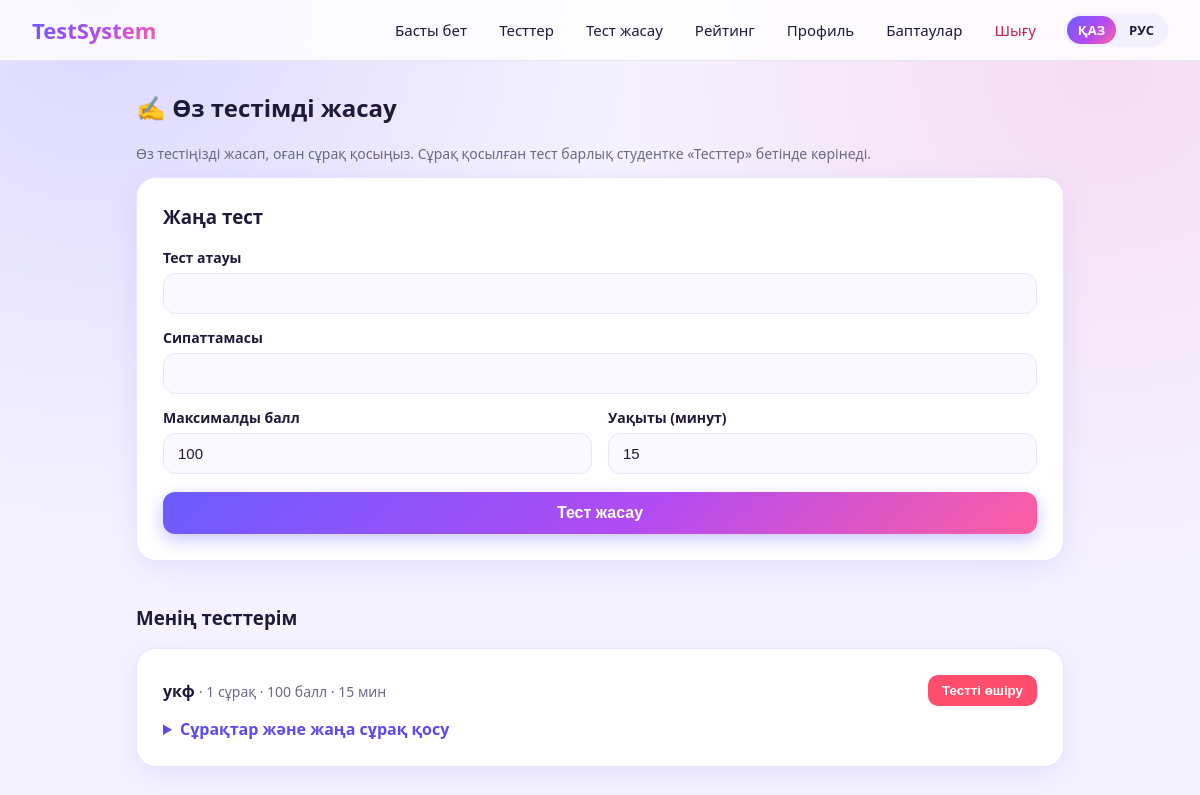
Screenshot of /my-tests (signed in) with the database file from the repository.
### models/test.py (models this page shows)
class Test(Base):
    __tablename__ = "tests"
    id: Mapped[int] = mapped_column(Integer, primary_key=True, autoincrement=True)
    title: Mapped[str] = mapped_column(String, nullable=False)
    description: Mapped[str | None] = mapped_column(String)
    max_score: Mapped[int] = mapped_column(Integer, nullable=False, default=100,
                                           server_default="100")
    duration_minutes: Mapped[int] = mapped_column(Integer, nullable=False, default=20,
                                                  server_default="20")
    created_at: Mapped[str | None] = mapped_column(String,
                                                   server_default=func.current_timestamp())
    created_by: Mapped[int | None] = mapped_column(
        ForeignKey("users.id", ondelete="SET NULL"), nullable=True)
    category_id: Mapped[int | None] = mapped_column(
        ForeignKey("categories.id", ondelete="SET NULL"), nullable=True)
    category = relationship("Category", back_populates="tests")
    questions = relationship("Question", back_populates="test",
                             cascade="all, delete-orphan", order_by="Question.id")

### main.py (the view)
@app.get("/my-tests", name="my_tests", dependencies=[Depends(login_required)])
def my_tests_page(request: Request, open_id: int = 0):
    conn = get_db()
    tests = conn.execute("""
        SELECT t.*, COUNT(q.id) AS q_count
        FROM tests t
        LEFT JOIN questions q ON q.test_id = t.id
        WHERE t.created_by = ?
        GROUP BY t.id
        ORDER BY t.id DESC
    """, (request.session["user_id"],)).fetchall()
    questions_by_test = {}
    ids = [t["id"] for t in tests]
    if ids:
        marks = ",".join("?" * len(ids))
        rows = conn.execute(
            f"SELECT * FROM questions WHERE test_id IN ({marks}) ORDER BY id",
            ids,
        ).fetchall()
        for q in rows:
            questions_by_test.setdefault(q["test_id"], []).append(q)
    conn.close()
    return render(request, "my_tests.html", tests=tests,
                  questions_by_test=questions_by_test, open_id=open_id)

### templates/my_tests.html (shortened to what this page needs)
{% extends "base.html" %}
{% block content %}
<h2>✍ Өз тестімді жасау</h2>
<p class="muted">Өз тестіңізді жасап, оған сұрақ қосыңыз. Сұрақ қосылған тест барлық студентке «Тесттер» бетінде көрінеді.</p>
<div class="card">
    <h3>Жаңа тест</h3>
    <form method="POST" action="{{ url_for('my_test_add') }}">
        <label>Тест атауы</label>
        <input type="text" name="title" maxlength="100" required>
        <label>Сипаттамасы</label>
        <input type="text" name="description" maxlength="300">
        <div class="row">
            <div>
                <label>Максималды балл</label>
                <input type="number" name="max_score" value="100" min="1" max="1000" required>
            </div>
            <div>
                <label>Уақыты (минут)</label>
                <input type="number" name="duration" value="15" min="1" max="180" required>
            </div>
        </div>
        <button class="btn" type="submit">Тест жасау</button>
    </form>
</div>
<h3 class="section-title">Менің тесттерім</h3>
{% for t in tests %}
<div class="card admin-test">
    <div class="admin-test-head">
        <div>
            <b>{{ t.title }}</b>
            <span class="muted">· {{ t.q_count }} сұрақ · {{ t.max_score }} балл · {{ t.duration_minutes }} мин</span>
        </div>
        <form method="POST" action="{{ url_for('my_test_delete', test_id=t.id) }}"
              onsubmit="return confirm('Тестті және оның барлық нәтижесін өшіресіз бе?')">
            <button class="btn-danger" type="submit">Тестті өшіру</button>
        </form>
    </div>
    <details {% if open_id == t.id %}open{% endif %}>
        <summary>Сұрақтар және жаңа сұрақ қосу</summary>
    </details>
</div>
{% else %}
<p>Сіз әлі тест жасаған жоқсыз.</p>
{% endfor %}
{% endblock %}

### static/style.css (style rules this page uses)
:root { --bg: #f5f3ff; --surface: #ffffff; --text: #1e1b3a; --muted: #6b6a85; --border: #e8e5fb; --link: #5b4bf0; --grad: linear-gradient(135deg, #6a5cff 0%, #b24bf3 55%, #ff5fa2 100%); --grad-soft: linear-gradient(135deg, #ece9ff, #ffe6f1); --shadow: 0 8px 28px rgba(106, 92, 255, .12); --nav: rgba(255, 255, 255, .8); --input-bg: #faf9ff; --th-bg: #f3f0ff; --success-bg: #e3f9ee; --success: #14804a; --error-bg: #ffe8ee; --error: #c2264b; }
* { box-sizing: border-box; }
body { margin: 0; min-height: 100vh; color: var(--text); font-family: 'Segoe UI', system-ui, -apple-system, Arial, sans-serif; background-color: var(--bg); background-image: radial-gradient(circle at 8% 0%, rgba(106, 92, 255, .18), transparent 40%), radial-gradient(circle at 92% 8%, rgba(255, 95, 162, .15), transparent 40%); background-attachment: fixed; }
h2, h3 { margin-top: 0; }
.muted { color: var(--muted); font-size: 14px; }
.section-title { margin-top: 44px; }
.btn { display: inline-block; background: var(--grad); color: #fff; border: none; padding: 12px 26px; border-radius: 12px; cursor: pointer; text-decoration: none; font-size: 16px; font-weight: 600; box-shadow: 0 6px 18px rgba(106, 92, 255, .35); transition: transform .15s, box-shadow .15s; }
form .btn { width: 100%; margin-top: 18px; }
.btn-danger { background: #ff4d6d; color: #fff; border: none; padding: 8px 14px; border-radius: 10px; cursor: pointer; font-weight: 600; }
.card { background: var(--surface); padding: 26px; border-radius: 20px; box-shadow: var(--shadow); border: 1px solid var(--border); }
label { display: block; margin: 14px 0 6px; font-weight: 600; font-size: 14px; }
input, select { width: 100%; padding: 11px 14px; border: 1.5px solid var(--border); border-radius: 12px; background: var(--input-bg); color: var(--text); font-size: 15px; transition: border-color .15s, box-shadow .15s; }
.row { display: grid; grid-template-columns: 1fr 1fr; gap: 16px; }
.admin-test { margin-bottom: 14px; }
.admin-test-head { display: flex; justify-content: space-between; align-items: center; gap: 12px; }
details { margin-top: 12px; }
summary { cursor: pointer; color: var(--link); font-weight: bold; }

### rows the page displays
Test: title "укф", q_count "1", max_score "100", duration_minutes "15"
